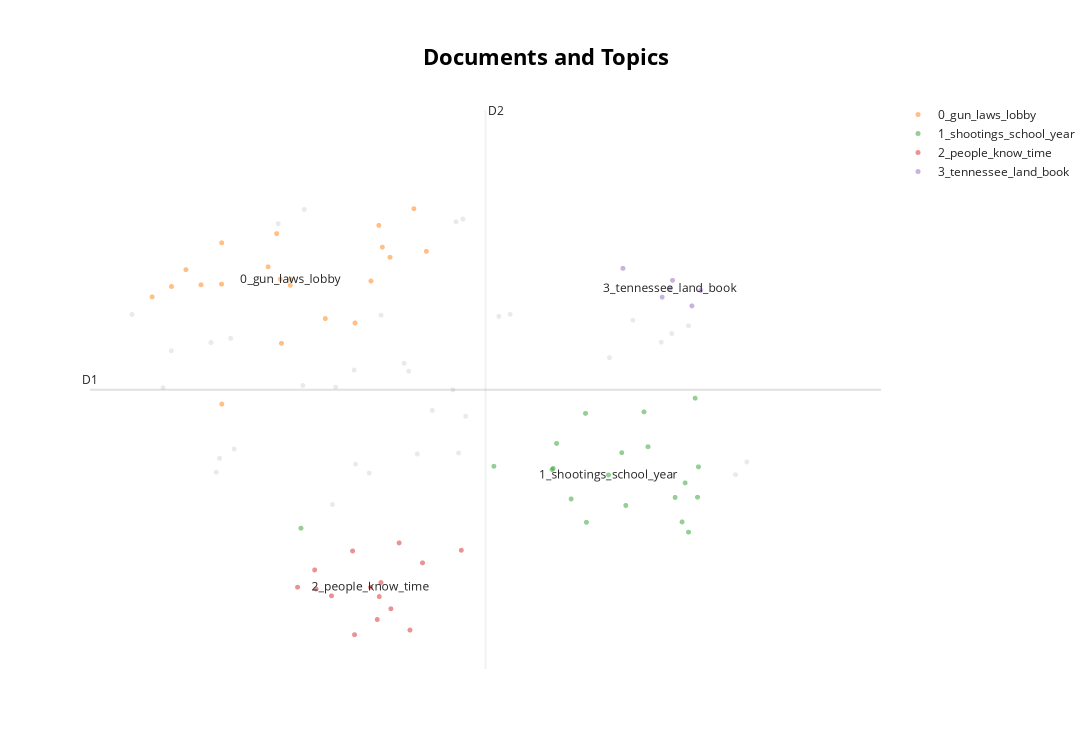

Source (notebook cell):
### Code cell
model.visualize_documents([i['text'] for i in data], embeddings=embeddings, hide_annotations=False, custom_labels=True)

### Figure 1 — Plotly figure (JSON) as saved in the notebook; plotly's stock layout.template omitted (floating-point values rounded to 4 significant figures)
{"data": [{"hoverinfo": "text", "hovertext": ["If it's not, if it's a Muslim, they want to talk about radical Islam.  And the fact that it's a trans person, I think, is only going to reinforce this moral panic,", "Books don't kill children. Drag shows don't kill children. Guns do.", "who are doing the shooting anymore. The shooters lately now have included the elderly,  people of color, and as we saw today, a trans woman.", "who identifies as trans.  The children who were fatally shot are Evelyn Dykhouse,", "And just as you see when, you know, during, when there's, for example, a Muslim killer,", "Well, they I mean, they say it is not the guns that pose a danger to our kids.  They say it's the books. It's the wokeness,", "a law that allows people to carry hidden loaded handguns in public without a background check or training.", "where they used to have a law against teaching evolution in public high schools, in public schools.", "who would not celebrate drunk driving or the use of opioids, other things that kill people.", "A culture of guns for anyone, anywhere, anytime, no questions asked.", "And in the meantime, they create a fake moral panic over drag shows.  But it is not the guns that pose a danger to our kids.", "And it is no surprise that the shooter today had two AR-15-style rifles,", "and they've done the opposite. In fact, in 2021,  Governor Lee signed Permitless Carry,", "I just want to show a picture. You tweeted out a picture of, I guess, this was his Christmas card.", "They tend to have been young white men between 18 and 30.  There haven't been very many women. There clearly obviously haven't been very many trans women.", "There it is. There he is standing in front of the Christmas tree with his wife and children.  One of them has a book, which apparently also are things that Republicans think are dangerous.", "Hallie Scruggs, and William Kinney, all elementary school age.  The adults are Cynthia Peek, Mike Hill, and Catherine Kuntz, all in their 60s.", "Cue the thoughts and prayers tweets and how the killing must end by Republicans", "which is why in Tennessee where today's rampage occurred,  a school district once removed 327 books from library shelves that featured LGBTQ characters", "did. Other states are taking Ron DeSantis's lead in Wisconsin.", "Their symbol is the gun. It's very warlord-ish. What do you make of his statement today,", "Not real tension among the public. I mean, like, it's like an 80-20 issue.  Even gun owners overwhelmingly want stronger gun laws.", "has now been removed because one parent complained that the film would result in students learning", "also opposed Ruby Bridges Goes to School,  an autobiography of the first black child to integrate a New Orleans school at six years old in 1960.", "and themes. A school board there also voted unanimously to remove the Pulitzer Prize-winning graphic novel,", "Buffalo, and Uvalde, had this to say, once again, after Nashville.", "A drag queen isn't as dangerous to children. These books are dangerous to children.  But when it comes to guns, they're like, no, put more guns where children are.", "and a handgun, and an AR-style handgun as well.  So, you know, these weapons of war that we've allowed on our streets are now being used to kill our kids.", "it redounds on ordinary Muslim civilians, I think that we're going to see something similar here.", "They want to write policy that protects their profits.  They make billions and billions of dollars selling these guns, in particular semi-automatic rifles.", "And if that doesn't piss you off, Brett Cross,  whose son was killed by an AR-15 in Uvalde, would like to have a word.", "we don't elect them to give us their thoughts or their prayers.  We elect them to act. And that is what we should expect as constituents.", "The shooter was armed with two assault-style rifles and a handgun.  The Nashville Police Department said the shooter was a former student at the school", "But the rest of them have guns. And this has become like a common thing among Republicans,  is posing with guns, sort of fetishizing guns, wearing AR-15 pins in Congress and really making their love", null], "marker": {"color": "#CFD8DC", "opacity": 0.5, "size": 5}, "mode": "markers+text", "name": "other", "showlegend": false, "type": "scattergl", "x": [3.478, 2.311, 4.094, 4.392, 3.745, 2.251, 2.741, 5.861, 2.661, 2.599, 2.637, 3.998, 3.275, 4.684, 6.399, 4.766, 6.481, 3.086, 5.937, 4.374, 3.831, 3.264, 5.486, 6.058, 5.655, 4.424, 2.766, 4.202, 3.646, 3.502, 4.444, 2.026, 4.351, 3.636, 4.031], "y": [3.758, 5.368, 4.287, 4.299, 4.087, 4.982, 5.499, 5.459, 4.242, 5.455, 4.097, 5.237, 6.848, 5.728, 4.072, 5.749, 4.204, 6.698, 5.549, 6.72, 5.74, 5.005, 5.296, 5.63, 5.688, 6.748, 4.34, 4.744, 4.181, 4.987, 4.683, 5.748, 4.959, 5.167, 5.154]}, {"hoverinfo": "text", "hovertext": ["electing people who support the gun lobby and gun extremism. And then this culture, right?", "So I call on Congress again to pass my assault weapons ban.", "The answer is never. And that is why we need lawmakers to pass stronger gun laws.", "And if we look at the state of Tennessee where this happened,  this is a state that has had every single chance to strengthen their gun laws,", "and Michelle Goldberg, columnist for The New York Times.  Thank you both for being here. And I will start with you.", "He signed that into law and celebrated it at a gun manufacturing plant, right?", "Celebrating these guns as though they are toys. I mean, that's what that photo looks like.", "and very few gun laws, right? If gun laws, if guns made us safer,  we'd be the safest country in the world.", "And to stay with you for a second, Shannon, I mean, the congressman that represents this district,  his name is Andy Ogles. He's a Republican. He represents this district where Covenant School is located.", "They now are racing to enact these First Amendment-limiting laws to limit things like drag shows.", "And we have allowed gun lobbyists to the table to help write gun laws.  And of course they don't do that to protect public safety.", "You know, sometimes they want to talk about mental health. Sometimes they want to talk about doors and why doors were unlocked.  Do they want to talk about, you know, illegal immigration?", "in general, the gun lobby and the people aligned with the Republican Party want to talk about anything but guns.", "who do nothing about gun reform. Instead,  they honor a perverse interpretation of the Second Amendment over human lives.", "and adoration for guns kind of their primary political, you know, sort of this is their symbol.", "then you're a piece of. Joining me now is Shannon Watts,  founder of Moms Demand Action for Gun Sense in America,", "Somehow guns have become acceptable. And that is in part because we have something else  that no other peer nation has, and that is a gun lobby.", "The data shows they work. And so when we elect lawmakers to make laws,", "It's just, you know, as Shannon said, the gun lobby and the politicians they own that are refusing to let it happen.", "Kuntz, shown here, was the school's headmaster.  President Biden, who called on Congress to act on guns after Sandy Hook,", null], "marker": {"opacity": 0.5, "size": 5}, "mode": "markers+text", "name": "0_gun_laws_lobby", "text": ["", "", "", "", "", "", "", "", "", "", "", "", "", "", "", "", "", "", "", "", "0_gun_laws_lobby"], "textfont": {"size": 12}, "type": "scattergl", "x": [3.173, 3.074, 2.417, 4.159, 3.895, 3.757, 3.642, 2.677, 4.069, 2.676, 2.526, 3.1, 2.675, 2.312, 3.427, 3.84, 3.109, 3.013, 2.172, 3.815, 3.176], "y": [6.054, 6.595, 6.218, 6.409, 6.347, 6.099, 5.659, 4.81, 6.856, 6.499, 6.059, 6.118, 6.066, 6.041, 5.706, 6.453, 5.446, 6.248, 5.933, 6.681, 6.115]}, {"hoverinfo": "text", "hovertext": ["Have y'all had enough yet? In Nashville, three kids so far have been pronounced dead.", "This is a state where they have incredibly weak gun laws and gun homicides have spiked a hundred", "as their attempt to protect children,  which kind of falls apart when they do nothing about the thing that turns a child into a corpse.", "anytime. But once again, it's happened in a school.  Your thoughts? Well, look, this is sadly the logical outcome of 400 million guns in this country", "It's a sickness. You know, there are three issues here in this country, our lax gun laws,", "and ten percent in the last decade there. At what point do more guns make us more safe?", "These are shootings that can happen anywhere, a school, a hospital, a church, a cemetery.  And it's not just the typical young white men with unfettered access to high-powered weapons", "It is why our babies are patted down and enter through metal detectors.  It's why arming teachers is an actual debate in America.", "I mean, this is, you know, we have a lot of mass shootings in this country.  It's still shocking when it's elementary school children.", "stating his devastation that he and his family feel at the Covenant School shooting?  And of course, sending his thoughts and prayers.", "The U.S. has surpassed 100 mass shootings in 2023, and we're only in March.", "The only thing that is consistent is that it is the guns that kill our children,  that terrorize them, that force them to do shooter drills in their elementary school classrooms.", "where a 28-year-old woman shot and killed three students  and three staff members at a private Christian school.", "one to two mass shootings a week in this country,  or over 100. A lot of things about these shootings are the same.", "Three adults have been pronounced dead from a school.  I'm shooting. When is enough enough? If this doesn't make you sick to your stomach,", "Instead, we have a 26 times higher gun homicide rate than any pure nation.", "But we begin tonight with a tragedy that is unique to America.  Another school massacre, this time in Nashville, Tennessee,", "It's, you know, I have, and these are three nine-year-olds. I have an eight-year-old and a 10-year-old.  I can barely think about it. But, you know, I think that from whenever we have one of these shootings,", "You have rampant book banning. I think Tennessee might be the most aggressive book-banning state, even more so than Florida.", null], "marker": {"opacity": 0.5, "size": 5}, "mode": "markers+text", "name": "1_shootings_school_year", "text": ["", "", "", "", "", "", "", "", "", "", "", "", "", "", "", "", "", "", "", "1_shootings_school_year"], "textfont": {"size": 12}, "type": "scattergl", "x": [5.208, 6.13, 3.25, 5.765, 5.318, 6.058, 6.123, 5.312, 5.575, 4.648, 6.012, 5.102, 5.078, 5.961, 5.07, 6.034, 5.736, 5.604, 6.106, 5.478], "y": [3.817, 4.153, 3.511, 4.364, 3.572, 3.469, 3.835, 4.713, 4.301, 4.159, 3.577, 4.398, 4.137, 3.833, 4.125, 3.985, 4.729, 3.749, 4.872, 4.068]}, {"hoverinfo": "text", "hovertext": ["is going to make it seem as, you know, they're going to feel that they are under threat, under siege from this group of people that has been, you know,", "And so they're essentially saying it's too dangerous to allow children to be exposed to a drag show.", "And it is really incumbent on us to elect people who have a conscience,", "And I fear that the identity of the murderer here is only going to reinforce that.", "We don't know. But the terrifying thing is it could be anything these days.  How we think, read, talk, learn, sing. It's almost like conservatives are more concerned about", "And Michelle, you know, this is coming at a time when the First and Second Amendments are in a real tension, right?", "It is an irony that's hard to get away from during this time of moral panic over books, history and drag shows.", "The reason is not clear. Could it be Miley or maybe the existence of the word rainbow?", "that white people once hated black people during a time when literally some of them", "You know, it is starting to become almost random,  a random or sort of routine, I should say, that we have now at least what,", "It's sick. It's heartbreaking. A family's worst nightmare.  We have to do more to stop gun violence.", "I think trans people in this country are already, they are being demonized and terrorized.", "This is also rare, but we have started to see it broad now that Asian American older people,  African Americans, you know, it's becoming it's so scattered that it can happen anywhere,", "what kids read than what kills kids. This moral panic is being framed by the right", null], "marker": {"opacity": 0.5, "size": 5}, "mode": "markers+text", "name": "2_people_know_time", "text": ["", "", "", "", "", "", "", "", "", "", "", "", "", "", "2_people_know_time"], "textfont": {"size": 12}, "type": "scattergl", "x": [3.472, 3.624, 3.359, 3.226, 3.818, 3.902, 3.83, 3.803, 4.131, 3.639, 3.962, 4.412, 4.04, 3.35, 3.755], "y": [2.803, 3.272, 2.875, 2.893, 2.795, 2.667, 2.942, 2.555, 3.148, 2.396, 3.357, 3.28, 2.444, 3.073, 2.893]}, {"hoverinfo": "text", "hovertext": ["It is a children's book, by the way. And it's not just Tennessee.  Of course, it is Florida, the land of Don't Say Gay,", "Mouse, which details the horrors of the Holocaust.  The Tennessee chapter of Moms for Liberty, a book banning dark money group,", "But you have this, in the state of Tennessee, which, you know, ironically is the Scopes Monkey Trial state, right,", "The song Rainbow Land, a duet by Miley Cyrus  and Dolly Parton, has been banned from a first-grade concert.", "where the Disney movie Ruby Bridges, once a staple for Pinellas County Black History Month lessons,", null], "marker": {"opacity": 0.5, "size": 5}, "mode": "markers+text", "name": "3_tennessee_land_book", "text": ["", "", "", "", "", "3_tennessee_land_book"], "textfont": {"size": 12}, "type": "scattergl", "x": [6.147, 5.868, 5.583, 6.083, 5.942, 5.924], "y": [6.0, 5.93, 6.231, 5.838, 6.106, 6.021]}], "layout": {"annotations": [{"showarrow": false, "text": "D1", "x": 1.722, "y": 4.96, "yshift": 10}, {"showarrow": false, "text": "D2", "x": 4.587, "xshift": 10, "y": 7.884}], "height": 750, "shapes": [{"line": {"color": "#CFD8DC", "width": 2}, "type": "line", "x0": 4.587, "x1": 4.587, "y0": 2.036, "y1": 7.884}, {"line": {"color": "#9E9E9E", "width": 2}, "type": "line", "x0": 1.722, "x1": 7.453, "y0": 4.96, "y1": 4.96}], "title": {"font": {"color": "Black", "size": 22}, "text": "<b>Documents and Topics</b>", "x": 0.5, "xanchor": "center", "yanchor": "top"}, "width": 1200, "xaxis": {"visible": false}, "yaxis": {"visible": false}}}
